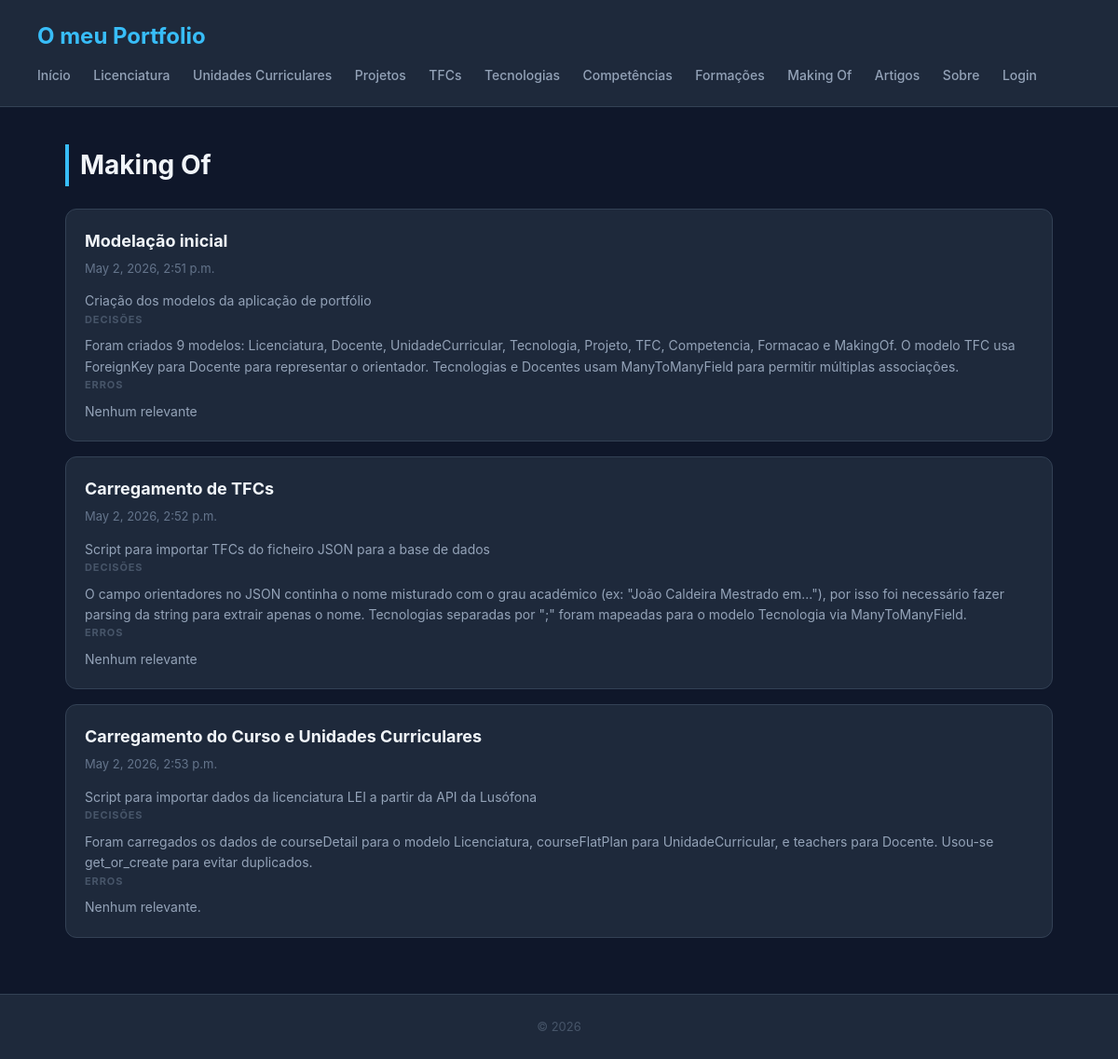
Page /makingof/ on the earlier database version.
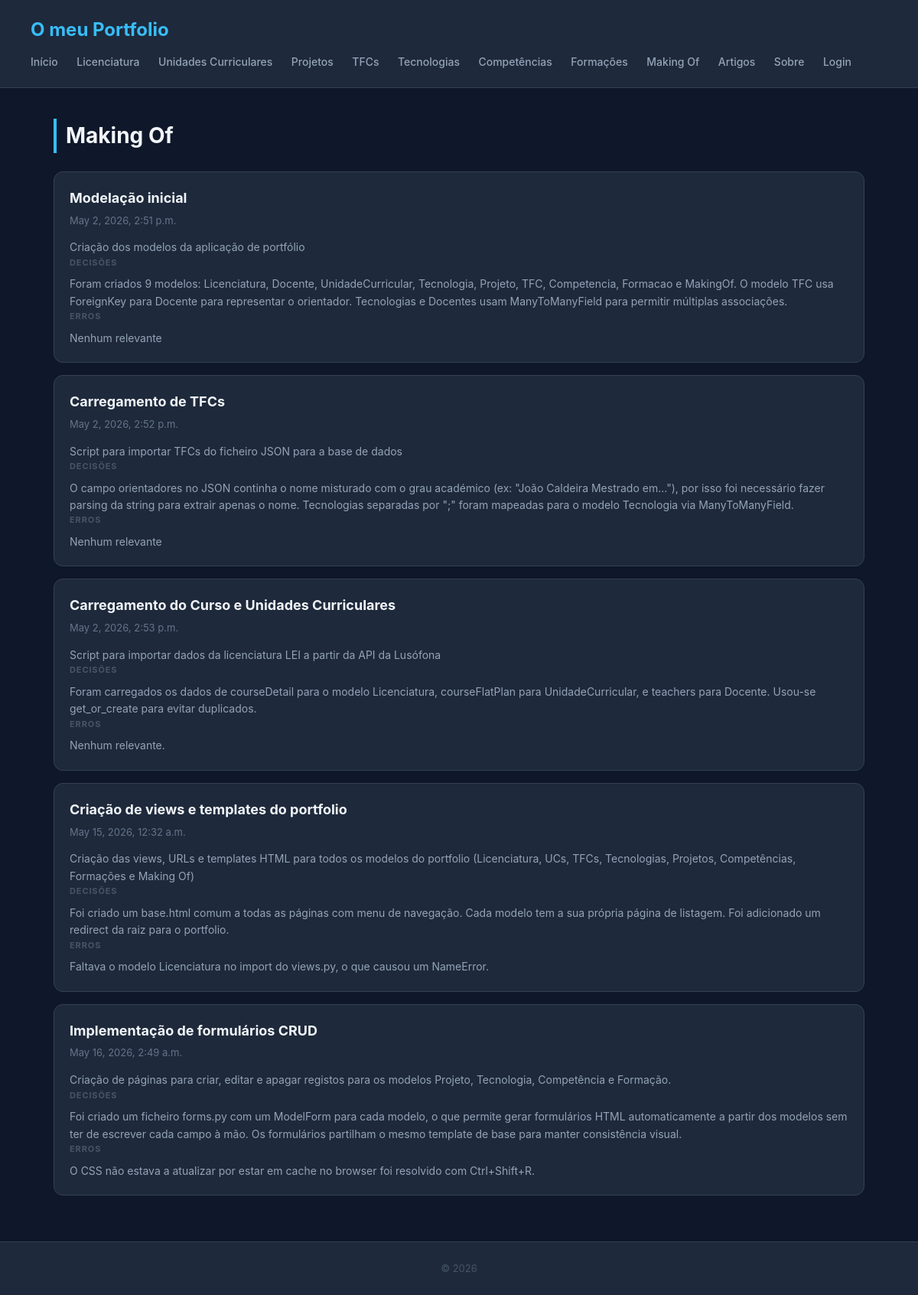
Same page on the later database version.
### portfolio/models.py (models this page shows, shortened)
class MakingOf(models.Model):
    data = models.DateTimeField(auto_now_add=True)
    etapa = models.CharField(max_length=100)
    descricao = models.TextField()
    imagem = models.ImageField(upload_to='makingof/', null=True, blank=True)
    decisoes = models.TextField()
    erros = models.TextField()
    uso_ia = models.TextField(blank=True)

### portfolio/views.py (the view)
# urls.py: path('makingof/', views.makingof_view, name='makingof'),
def makingof_view(request):
    entradas = MakingOf.objects.all()
    return render(request, 'portfolio/makingof.html', {'entradas': entradas})

### portfolio/templates/portfolio/makingof.html
{% extends "portfolio/base.html" %}
{% block content %}
<h2>Making Of</h2>
<section>
    {% for entrada in entradas %}
    <article>
        <header>
            <h3>{{ entrada.etapa }}</h3>
            <p>{{ entrada.data }}</p>
        </header>
        <section>
            <p>{{ entrada.descricao }}</p>
            <h4>Decisões</h4>
            <p>{{ entrada.decisoes }}</p>
            <h4>Erros</h4>
            <p>{{ entrada.erros }}</p>
        </section>
    </article>
    {% endfor %}
</section>
{% endblock %}

### portfolio/templates/portfolio/base.html (shortened to what this page needs)
<!DOCTYPE html>
<html lang="pt">
<head>
    {% load static %}
    <link rel="stylesheet" href="{% static 'portfolio/styles.css' %}">
</head>
<body>
    <header>
        <h1>O meu Portfolio</h1>
        <nav>
            <a href="{% url 'index' %}">Início</a>
            <a href="{% url 'licenciaturas' %}">Licenciatura</a>
            <a href="{% url 'ucs' %}">Unidades Curriculares</a>
            <a href="{% url 'projetos' %}">Projetos</a>
            <a href="{% url 'tfcs' %}">TFCs</a>
            <a href="{% url 'tecnologias' %}">Tecnologias</a>
            <a href="{% url 'competencias' %}">Competências</a>
            <a href="{% url 'formacoes' %}">Formações</a>
            <a href="{% url 'makingof' %}">Making Of</a>
            <a href="{% url 'artigos' %}">Artigos</a>
            <a href="{% url 'sobre' %}">Sobre</a>
            {% if request.user.is_authenticated %}
                <span>Olá, {{ request.user.username }}</span>
                <a href="{% url 'logout' %}">Logout</a>
            {% else %}
                <a href="{% url 'login' %}">Login</a>
            {% endif %}
        </nav>
    </header>
    <main>
        {% block content %}
        {% endblock %}
    </main>
    <footer>
        <p>&copy; 2026</p>
    </footer>
</body>
</html>

### portfolio/static/portfolio/styles.css (style rules this page uses)
* { box-sizing: border-box; margin: 0; padding: 0; }
body { font-family: "Inter", "Segoe UI", system-ui, sans-serif; background: #0f172a; color: #e2e8f0; line-height: 1.6; }
body > header { background: #1e293b; padding: 20px 40px; border-bottom: 1px solid #334155; }
body > header h1 { font-size: 24px; color: #38bdf8; margin-bottom: 10px; }
body > header nav a { color: #94a3b8; margin-right: 20px; text-decoration: none; font-size: 14px; font-weight: 500; transition: color 0.2s; }
main { max-width: 1100px; margin: 40px auto; padding: 0 20px; }
h2 { font-size: 28px; margin-bottom: 24px; color: #f1f5f9; border-left: 4px solid #38bdf8; padding-left: 12px; }
section > article { background: #1e293b; border: 1px solid #334155; border-radius: 12px; padding: 20px; margin-bottom: 16px; transition: all 0.25s ease; }
article > header h3 { font-size: 18px; color: #f1f5f9; margin-bottom: 4px; }
article > header p { font-size: 13px; color: #64748b; }
article > section { margin-top: 14px; }
article > section h4 { font-size: 11px; text-transform: uppercase; letter-spacing: 0.08em; color: #475569; margin-bottom: 8px; }
article > section p { font-size: 14px; color: #94a3b8; }
footer { text-align: center; padding: 24px; background: #1e293b; color: #475569; margin-top: 60px; border-top: 1px solid #334155; font-size: 13px; }

Differences in the rows shown:
added MakingOf: etapa "Criação de views e templates do portfolio", data "May 15, 2026, 12:32 a.m.", descricao "Criação das views, URLs e templates HTML para todos os modelos do portfolio (Licenciatura, UCs, TFCs, Tecnologias, Projetos, Competências, Formações e Making Of)", decisoes "Foi criado um base.html comum a todas as páginas com menu de navegação. Cada modelo tem a sua própria página de listagem. Foi adicionado um redirect da raiz para o portfolio.", erros "Faltava o modelo Licenciatura no import do views.py, o que causou um NameError."
added MakingOf: etapa "Implementação de formulários CRUD", data "May 16, 2026, 2:49 a.m.", descricao "Criação de páginas para criar, editar e apagar registos para os modelos Projeto, Tecnologia, Competência e Formação.", decisoes "Foi criado um ficheiro forms.py com um ModelForm para cada modelo, o que permite gerar formulários HTML automaticamente a partir dos modelos sem ter de escrever cada campo à mão. Os formulários partilham o mesmo template de base para manter consistência visual.", erros "O CSS não estava a atualizar por estar em cache no browser foi resolvido com Ctrl+Shift+R."
